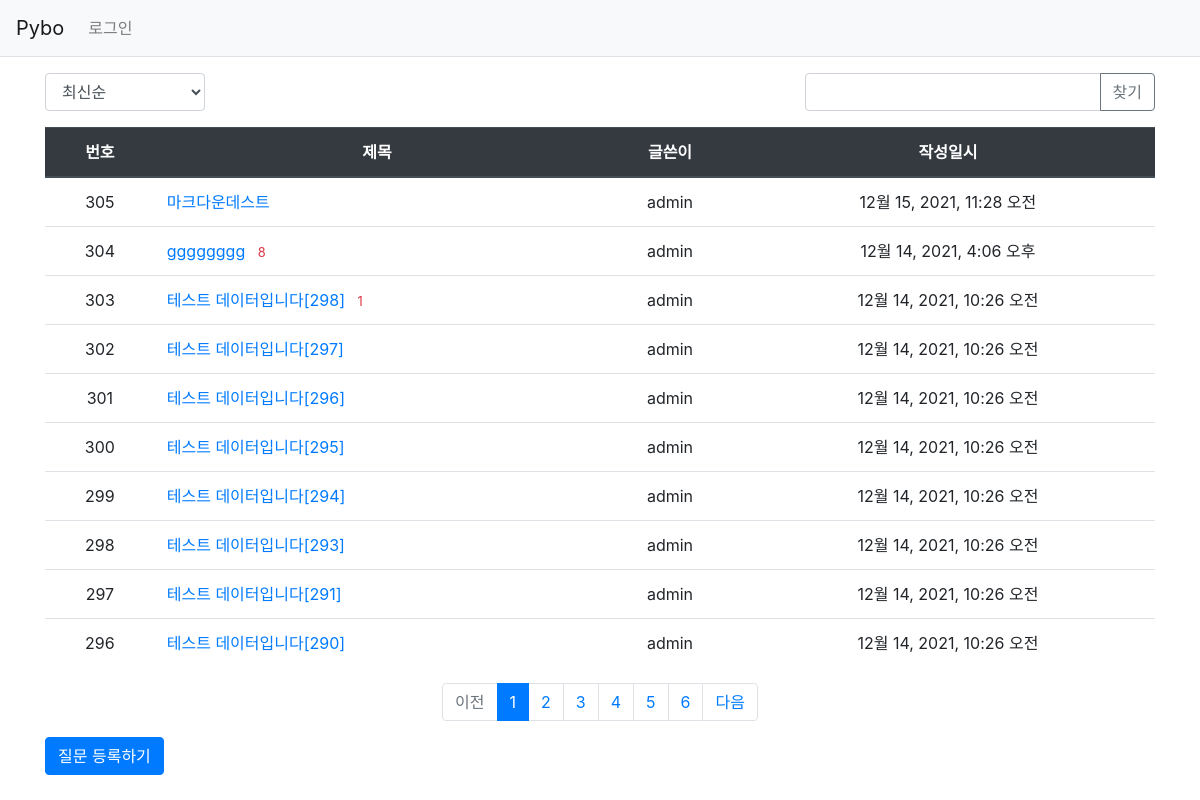
Screenshot of /pybo/ with the database file from the repository.
### pybo/models.py (models this page shows, shortened)
class Question(models.Model):
    author = models.ForeignKey(User, on_delete=models.CASCADE, related_name='author_question')
    subject = models.CharField(max_length=200)
    content = models.TextField()
    create_date = models.DateTimeField()
    modify_date = models.DateTimeField(null=True, blank=True)
    voter = models.ManyToManyField(User, related_name='voter_question')  # 추천인 추가

### pybo/views/base_views.py (the view, shortened to what this page needs)
# urls.py: path('', views.lecture_list, name='index'), #lecture 인덱스
def index(request):
    page = request.GET.get('page', '1') #페이지
    kw = request.GET.get('kw', '') #검색어
    so = request.GET.get('so', 'recent')  # 정렬기준
    if so == 'recommend':
        question_list = Question.objects.annotate(num_voter=Count('voter')).order_by('-num_voter', '-create_date')
    elif so == 'popular':
        question_list = Question.objects.annotate(num_answer=Count('answer')).order_by('-num_answer', '-create_date')
    else:  # recent
        question_list = Question.objects.order_by('-create_date')
    pagintor = Paginator(question_list, 10) #페이지당 10개씩 보여주기
    page_obj = pagintor.get_page(page)
    context = {'question_list': page_obj, 'page': page, 'kw': kw, 'so': so}
    return render(request, 'pybo/question_list.html', context)

### pybo/templatetags/pybo_filter.py (called while the page is built)
@register.filter
def sub(value, arg):
    return value - arg

### templates/pybo/question_list.html (shortened to what this page needs)
{% extends 'base.html' %}
{% load pybo_filter %}
{% block content %}
<div class="container my-3">
    <div class="row justify-content-between my-3">
        <div class="col-2">
            <select class="form-control so">
                <option value="recent" {% if so == 'recent' %}selected{% endif %}>최신순</option>
            </select>
        </div>
        <div class="col-4 input-group">
            <input type="text" class="form-control kw" value="{{ kw|default_if_none:'' }}">
            <div class="input-group-append">
                <button class="btn btn-outline-secondary" type="button" id="btn_search">찾기</button>
            </div>
        </div>
    </div>
    <table class="table">
        <thead>
        <tr class="text-center thead-dark">
            <th>번호</th>
            <th>제목</th>
            <th>글쓴이</th>
            <th>작성일시</th>
        </tr>
        </thead>
        <tbody>
        {% if question_list %}
        {% for question in question_list %}
        <tr class="text-center">
            <td>
                {{ question_list.paginator.count|sub:question_list.start_index|sub:forloop.counter0|add:1 }}
            </td>
            <td class="text-left">
                <a href="{% url 'pybo:detail' question.id %}">{{ question.subject }}</a>
                {% if question.answer_set.count > 0 %}
                <span class="text-danger small ml-2">{{ question.answer_set.count }}</span>
                {% endif %}
            </td>
            <td>{{ question.author.username}}</td>
            <td>{{ question.create_date }}</td>
        </tr>
        {% endfor %}
        {% else %}
        <td colspan="4">질문이 없습니다.</td>
        {% endif %}
        </tbody>
    </table>
    <ul class="pagination justify-content-center">
        {% if question_list.has_previous %}
        <li class="page-item">
            <a class="page-link" data-page="{{ question_list.previous_page_number }}" href="#">이전</a>
        </li>
        {% else %}
        <li class="page-item disabled">
            <a class="page-link" tabindex="-1" aria-disabled="true" href="#">이전</a>
        </li>
        {% endif %}
        {% for page_number in question_list.paginator.page_range %}
        {% if page_number >= question_list.number|add:-5 and page_number <= question_list.number|add:5 %}
            {% if page_number == question_list.number %}
            <li class="page-item active" aria-current="page">
                <a class="page-link" data-page="{{ page_number }}" href="#">{{ page_number }}</a>
            </li>
            {% else %}
            <li class="page-item">
                <a class="page-link" data-page="{{ page_number }}" href="#">{{ page_number }}</a>
            </li>
            {% endif %}
        {% endif %}
        {% endfor %}
        {% if question_list.has_next %}
        <li class="page-item">
            <a class="page-link" data-page="{{ question_list.next_page_number }}" href="#">다음</a>
        </li>
        {% else %}
        <li class="page-item disabled">
            <a class="page-link" tabindex="-1" aria-disabled="true" href="#">다음</a>
        </li>
        {% endif %}
    </ul>
    <a href="{% url 'pybo:question_create' %}" class="btn btn-primary">질문 등록하기</a>
</div>
{% endblock %}

### templates/base.html (shortened to what this page needs)
{% load static %}
<!DOCTYPE html>
<html lang="ko">
<head>
    <link rel="stylesheet" type="text/css" href="{% static 'bootstrap.min.css' %}">
    <link rel="stylesheet" type="text/css" href="{% static 'style.css' %}">
    <link rel="stylesheet" type="text/css" href="{% static 'simplemde.min.css' %}">
</head>
<body>
{% include "navbar.html" %}
{% block content %}
{% endblock %}
</body>
</html>

### templates/navbar.html (shortened to what this page needs)
<nav class="navbar navbar-expand-lg navbar-light bg-light border-bottom">
    <a class="navbar-brand" href="{% url 'pybo:index' %}">Pybo</a>
    <div class="collapse navbar-collapse flex-grow-0" id="navbarNav">
        <ul class="navbar-nav">
            <li class="nav-item ">
                {% if user.is_authenticated %}
                <a class="nav-link" href="{% url 'common:logout' %}">{{ user.username }} (로그아웃)</a>
                {% else %}
                <a class="nav-link" href="{% url 'common:login' %}">로그인</a>
                {% endif %}
            </li>
        </ul>
    </div>
</nav>

### rows the page displays
Question: paginator.count|sub "305", subject "마크다운데스트", author.username "admin", create_date "12월 15, 2021, 11:28 오전"
Question: paginator.count|sub "304", subject "gggggggg", answer_set.count "8", author.username "admin", create_date "12월 14, 2021, 4:06 오후"
Question: paginator.count|sub "303", subject "테스트 데이터입니다[298]", answer_set.count "1", author.username "admin", create_date "12월 14, 2021, 10:26 오전"
Question: paginator.count|sub "302", subject "테스트 데이터입니다[297]", author.username "admin", create_date "12월 14, 2021, 10:26 오전"
Question: paginator.count|sub "301", subject "테스트 데이터입니다[296]", author.username "admin", create_date "12월 14, 2021, 10:26 오전"
Question: paginator.count|sub "300", subject "테스트 데이터입니다[295]", author.username "admin", create_date "12월 14, 2021, 10:26 오전"
Question: paginator.count|sub "299", subject "테스트 데이터입니다[294]", author.username "admin", create_date "12월 14, 2021, 10:26 오전"
Question: paginator.count|sub "298", subject "테스트 데이터입니다[293]", author.username "admin", create_date "12월 14, 2021, 10:26 오전"
Question: paginator.count|sub "297", subject "테스트 데이터입니다[291]", author.username "admin", create_date "12월 14, 2021, 10:26 오전"
Question: paginator.count|sub "296", subject "테스트 데이터입니다[290]", author.username "admin", create_date "12월 14, 2021, 10:26 오전"

### other values shown
{{ page_number }} "1"
{{ page_number }} "2" "3" "4" "5" "6"
